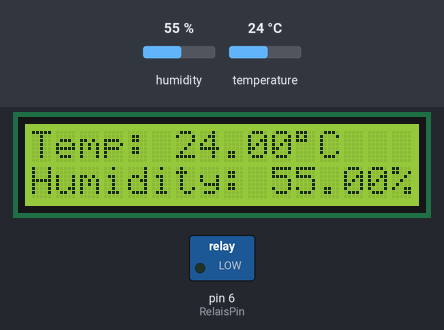
Recording of a sketch running on a simulated Arduino Uno, built with avr-gcc and run on an emulated ATmega328P. Shown: 16×2 character LCD, switched loads named in the sketch (green lamp = pin HIGH). The inputs (shaded band) are chosen by the test bench; at power-on: temperature 24 °C, humidity 55 %. What the sketch prints to the serial monitor is not drawn.

Above: at 1.2 s.
1.3 s: temperature set to 28 °C
At 2.5 s:
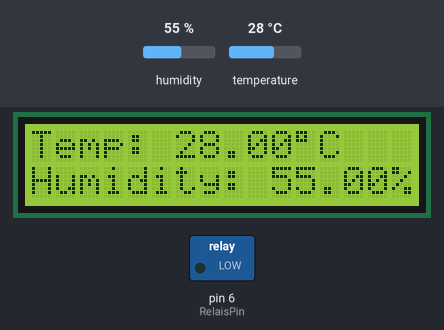
4.0 s: temperature set to 31 °C
At 5.1 s:
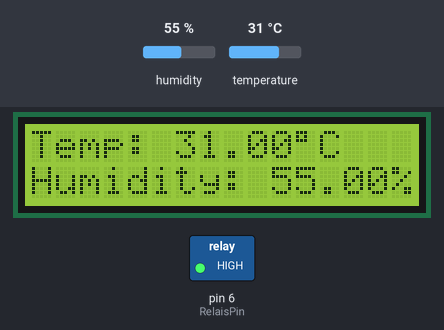
6.7 s: humidity set to 22 %
At 9.1 s:
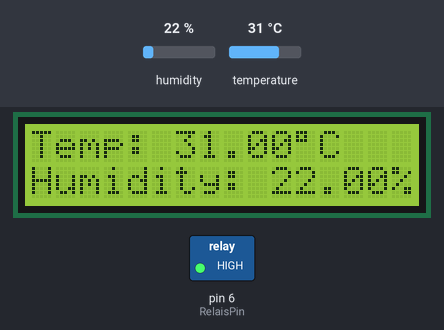
9.7 s: humidity set to 40 %
At 10.5 s:
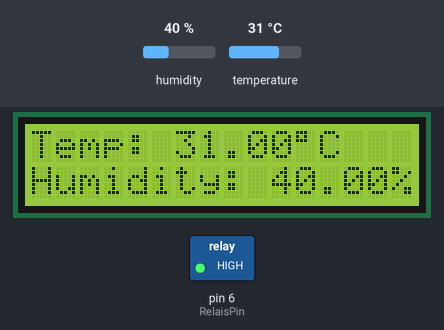
Timing chart, 0 to 12.7 s (numbered marks = the images above; inputs shaded):
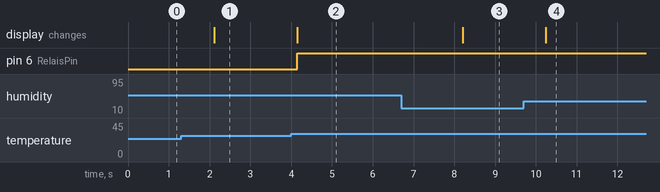

Measured:
- the behaviour switches between 29 and 30 °C on temperature (found by bisection; images 1 and 2)
- after the input at 1.3 s, the display: changes after 0.82 s (image 1)
- after the input at 4.0 s, pin 6 (RelaisPin): LOW → HIGH after 0.15 s; the display: changes after 0.15 s (image 2)
- after the input at 6.7 s, the display: changes after 1.5 s (image 3)
- after the input at 9.7 s, the display: changes after 0.54 s (image 4)

The sketch:

sketch_may31a.ino
```cpp
#include <DHT.h>
#include <LiquidCrystal.h>

// Déclaration de l'écran LCD
LiquidCrystal lcd(12, 11, 5, 4, 3, 2);

// Déclaration des constantes
#define DHTPIN 7        // Broche du capteur DHT
#define DHTTYPE DHT11   // Type du capteur

DHT dht(DHTPIN, DHTTYPE); // Création de l'objet DHT

const int RelaisPin = 6;  // Broche du relais

void setup() {
  Serial.begin(9600);
  lcd.begin(16, 2);
  pinMode(RelaisPin, OUTPUT);
  dht.begin(); // Initialisation du capteur
}

void loop() {
  float temperature = dht.readTemperature();
  float humidity = dht.readHumidity();

  lcd.setCursor(0, 0);
  lcd.print("Temp: ");
  lcd.print(temperature);
  lcd.print((char)223); // Symbole °
  lcd.print("C");

  lcd.setCursor(0, 1);
  lcd.print("Humidity: ");
  lcd.print(humidity);
  lcd.print("%");

  Serial.print("Temp: ");
  Serial.println(temperature);
  Serial.print("Humidity: ");
  Serial.println(humidity);

  if (temperature >= 30 && temperature <= 90) {
    digitalWrite(RelaisPin, HIGH); // Relais activé
  } else {
    digitalWrite(RelaisPin, LOW);  // Relais désactivé
  }

  delay(2000);
}
```
